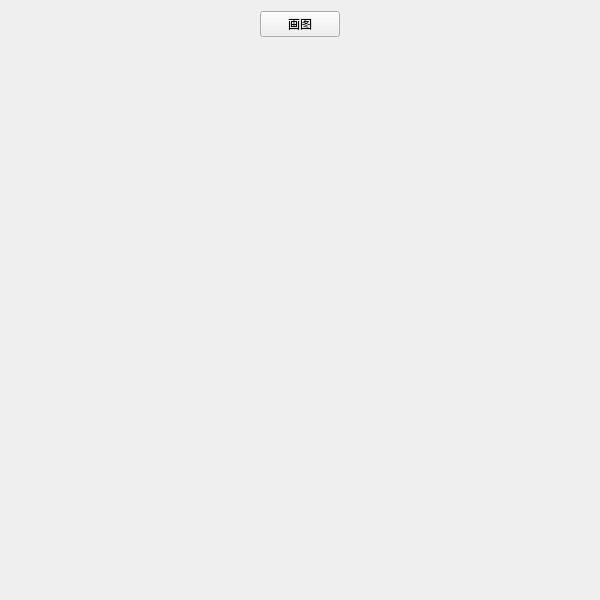
<?xml version="1.0" encoding="UTF-8"?>
<ui version="4.0">
 <class>Widget</class>
 <widget class="QWidget" name="Widget">
  <property name="geometry">
   <rect>
    <x>0</x>
    <y>0</y>
    <width>600</width>
    <height>600</height>
   </rect>
  </property>
  <property name="windowTitle">
   <string>画图</string>
  </property>
  <layout class="QGridLayout" name="gridLayout">
   <item row="0" column="0">
    <spacer name="horizontalSpacer">
     <property name="orientation">
      <enum>Qt::Horizontal</enum>
     </property>
     <property name="sizeHint" stdset="0">
      <size>
       <width>233</width>
       <height>20</height>
      </size>
     </property>
    </spacer>
   </item>
   <item row="0" column="1">
    <widget class="QPushButton" name="pushButton">
     <property name="text">
      <string>画图</string>
     </property>
    </widget>
   </item>
   <item row="0" column="2">
    <spacer name="horizontalSpacer_2">
     <property name="orientation">
      <enum>Qt::Horizontal</enum>
     </property>
     <property name="sizeHint" stdset="0">
      <size>
       <width>232</width>
       <height>20</height>
      </size>
     </property>
    </spacer>
   </item>
   <item row="1" column="1">
    <spacer name="verticalSpacer">
     <property name="orientation">
      <enum>Qt::Vertical</enum>
     </property>
     <property name="sizeHint" stdset="0">
      <size>
       <width>20</width>
       <height>540</height>
      </size>
     </property>
    </spacer>
   </item>
  </layout>
 </widget>
 <layoutdefault spacing="6" margin="11"/>
 <resources/>
 <connections/>
</ui>
